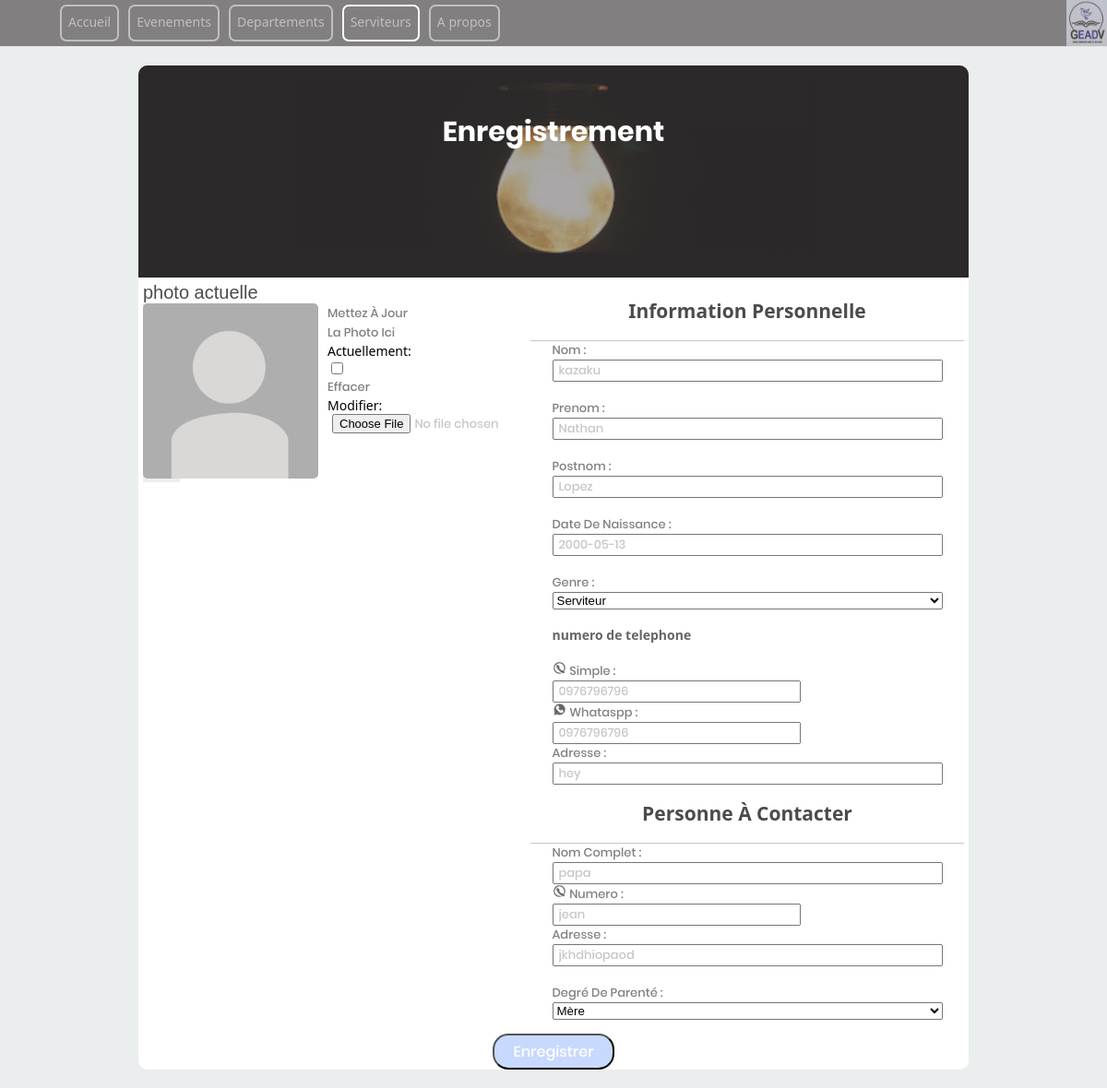
/serviteurs/serviteurs/modification/19, run on the app's committed database.
### serviteurs/models.py (models this page shows, shortened)
class Serviteurs(models.Model):
    RESPONSABLE = (
        ('Père', 'Père'),
        ('Mère', 'Mère'),
        ('Tuteur', 'Tutreur'),
    )
    STATUS_SERVICE = (
        ('S', 'Suspendu'),
        ('O', 'En observation'),
        ('B', 'conduite parfaite'),
    )
    GENRE = (
        ('Servante', 'Servante'),
        ('Serviteur', 'Serviteur'),
    )
    prenom = models.CharField(max_length=100)
    post_nom = models.CharField(max_length=100)
    nom = models.CharField(max_length=100)
    genre = models.CharField(
        verbose_name='Genre',
        max_length=10,
        choices=GENRE,
        default='Servante',
    )
    date_de_naissance = models.DateField("date de naissance")
    doc = models.ImageField(
        blank=True,
        null=True,
        upload_to='photo',
    )
    contact = models.CharField("numero de contact", max_length=15, help_text="ex : +243", blank=True, null=True)
    reseau = models.CharField("numero reseau sociaux", max_length=15, blank=True, null=True)
    adresse = models.CharField(max_length=350, help_text=" Lubumbashi/C. kenya/Av. circulaire/n°303")
    nom_responsable = models.CharField("nom complet", max_length=250, null=True, blank=True)
    contactC = models.CharField("numero de contact de la personne à contacter", max_length=15)
    degret = models.CharField(
        verbose_name="Degré de parenté",
        max_length=6,
        choices=RESPONSABLE,
        default='Père',
    )
    adresseC = models.CharField(max_length=350, help_text=" Lubumbashi/C. kenya/Av. circulaire/n°303")
    status = models.CharField(
        max_length=1,
        choices=STATUS_SERVICE,
        blank=True,
        default='B',
        help_text='resumé de la conduite d\' un serviteur',
    )

### serviteurs/views.py (the view)
# urls.py: path('serviteurs/modification/<int:pk>', ModifierServiteur.as_view(), name='serviteur-modification'),
class ModifierServiteur(UpdateView):
    template_name = "serviteurs/serviteur_modif.html"
    model = Serviteurs
    fields = "__all__"

### serviteurs/templates/serviteurs/serviteur_modif.html (shortened to what this page needs)
<!DOCTYPE html>
<html lang="en">
<head>
    {% load static %}
    <link rel="stylesheet" type="text/css" href="{% static 'serviteurs/formulaire_serviteur.css' %}">
</head>
<body>
    <header class="topHeader">
        <nav class="topnav">
            <div class="containernav">
                <a href="{% url 'acceuil' %}" class="topliens btn ">Accueil</a>
                <a href="" class="topliens btn">Evenements</a>
                <a href="#" class="topliens btn">Departements</a>
                <a href="{% url 'serviteur-liste' %}" class="topliens btn activer">Serviteurs</a>
                <a href="#" class="topliens btn">A propos</a>
            </div>
            <div class="containerlogo">
                {% load static %}
                <img src="{% static 'images/logo.jpg' %}" alt="" class="toplogo">
            </div>
        </nav>
    </header>
    <section class="body_section">
        <div class="bannier" style="text-align: center;">
            <div class="container_title">
                <span class="title">Enregistrement</span>
            </div>
        </div>
        <div>
            <form method="post" enctype="multipart/form-data">
                <div class="formulaire">
                    <div>
                        {% if serviteurs.doc %}
                            <span class="photo_name">photo actuelle</span>
                            <div class="container_photo">
                                <div class="cont">
                                    <img src="{{ serviteurs.doc.url }}" alt="photo actuelle" width="190px">
                                </div>
                                <div class="updatepic">
                                    <label for="{{ form.doc.id_for_label }}"> mettez à jour la photo ici</label> <br>
                                    {{ form.doc }}
                                </div>
                            </div>
                        {% else %}
                                    {% load static %}
                        {% endif %}
                    </div>
                    <div class="body_form">
                        <h2>Information personnelle</h2>
                        <div class="personel">
                            <label for="{{ form.nom_id_for_label }}">Nom :</label>{{form.nom}}
                            <br>
                            <label for="{{ form.prenom_id_for_label }}">Prenom :</label>{{ form.prenom }}
                            <br>
                            <label for="{{ form.post_nom.id_for_label }}">Postnom :</label>{{ form.post_nom }}
                            <br>
                            <label for="{{ form.date_de_naissance_id_for_label }}"> Date de naissance :</label>{{ form.date_de_naissance }}
                            <br>
                            <label for="{{ form.genre_id_for_label }}"> genre :</label>{{ form.genre }}
                            <div>
                                <h4> numero de telephone</h4>
                                <ul style="list-style: none; padding: 0; margin: 0;">
                                    {% load static %}
                                    <li>
                                        <img src="{% static 'images/phone.png' %}" alt="phone" height="15" class="imgf">
                                        <label for="{{ form.contact.id_for_label }}">simple :</label>
                                        {{ form.contact }}
                                    </li>
                                    <li>
                                        <img src="{% static 'images/whatsapp.png' %}" alt="whats" height="15" class="imgf">
                                        <label for="{{ form.reseau.id_for_label }}">whataspp :</label>
                                        {{ form.reseau }}
                                    </li>
                                </ul>
                            </div>
                            <label for="{{ form.id_for_label }}">adresse :</label>
                            {{ form.adresse }}
                        </div>
                        <h2>Personne à contacter </h2>
                        <div class="respons">
                            <label for="{{ form.nom_responsable.id_for_label }}">Nom complet :</label>{{ form.nom_responsable }}
                            <div><img src="{% static 'images/phone.png' %}" alt="phone" height="15" class="imgf">
                            <label for="{{ form.contactC.id_for_label }}">Numero :</label>{{ form.contactC }}</div>
                            <label for="{{ form.adresseC.id_for_label }}">adresse :</label>{{ form.adresseC }}
                            <br>
                            <label for="{{ form.degret.id_for_label }}"> degré de parenté :</label>{{ form.degret }}
                        </div>
                    </div>
                </div>
                <div class="container_bouton">
                    <input class="bouton" type="submit" value="Enregistrer">
                </div>
            </form>
        </div>
    </section>
</body>
</html>

### serviteurs/static/serviteurs/formulaire_serviteur.css (style rules this page uses)
body { background-color: #ebeeef; font-family: 'Segoe UI', Tahoma, Geneva, Verdana, sans-serif; color: black; padding: 0; margin: 0; font-size: 12px; box-sizing: border-box; }
.topnav { height: 80px; width: 100%; background-color: rgba(84, 81, 81, 0.7); display: flex; border-bottom: solid 1px rgba(255, 255, 255, 0.8); z-index: 5; }
.containernav { display: flex; flex-wrap: wrap; margin-left: 5%; text-align: center; }
.containerlogo { height: 100%; margin-left: auto; }
.toplogo { height: 100%; opacity: 0.7; }
.btn { border: 2px solid rgba(255, 255, 255, 0.5); border-radius: 7px; }
.topliens { padding: 7px 7px; margin: 5px; }
.topnav a { text-decoration: none; color: rgba(255, 255, 255, 0.5); transition-property: all; transition-duration: 0.7s; transition-timing-function: ease; transition-delay: 0s; text-align: center; }
.btn:hover, .activer { border: 2px solid rgba(255, 255, 255, 1); }
.activer, a:hover { color: white; }
.bannier::before { content: ""; display: block; position: absolute; z-index: -1; width: 100%; height: 100%; top: 0; left: 0; background-color: rgba(84, 81, 81, 0.5); }
.title { text-align: center; font-size: 30px; font-family: Popping-Bold; }
.bannier { color: white; width: 100%; height: 180px; position: relative; display: flex; z-index: 1; flex-wrap: wrap; flex-direction: column; align-items: center; background-image: url("creation_bannierP.jpg"); background-repeat: no-repeat; background-size: cover; background-position: center; padding-top: 50px; }
.container_bouton { display: flex; }
.bouton { margin-top: 10px; margin-right:auto; margin-left: auto; padding: 5px 20px; background-color: rgba(151, 184, 250, 0.533); border-radius: 17px; font-size: 16px; text-align: center; color: white; transition-duration: 0.7s; transition-timing-function: ease; transition-delay: 0s; }
.formulaire { padding:5px; }
.personel, .respons { display: flex; flex-direction: column; padding-left: 5%; padding-right: 5%; border-top: 1px solid #5555; }
.photo_name { font-family: sans-serif; opacity: .7; font-size: 20px; }
.container_photo { display: flex; flex-direction: row; background-color: #ebeeef; }
.body_form { margin-left: 20px; }
.cont img { border-radius: 5px; margin-right: 10px; }
label { font-family: popping-medium; font-size: 13px; color: #808080; text-align: left; text-transform: capitalize; padding: 0; margin: 0; }
.imgf, h4 { opacity: 0.6; }
.formulaire h2 { text-transform: capitalize; opacity: .7; text-align: center; }
input { font-family: popping-medium; font-size: 13px; color: #5555; display: block; padding: 0 5px; touch-action: manipulation; }
@media screen and (min-width:790px) { body { font-size: 14px; } }
@media screen and (min-width:790px) { .topnav { height: 50px; position: relative; } }
@media screen and (min-width:790px) { .containernav { flex-wrap: nowrap; } }
@media screen and (min-width:790px) { .updatepic { width: 100px; padding-right: 100px; } }
@media screen and (min-width:790px) { .body_section { width: 900px; margin-top: 20px; margin-bottom: 20px; margin-left: auto; margin-right: auto; background-color: #fff; border-radius: 10px; overflow: hidden; position: relative; } }
@media screen and (min-width:790px) { .formulaire { display: flex; } }
@media screen and (min-width:790px) { .body_form { width: 70%; } }
@media screen and (min-width:790px) { .container_photo { width: 10%; } }

### data on the page
Serviteurs: doc (picture), nom "kazaku", prenom "Nathan", post_nom "Lopez", date_de_naissance "2000-05-13", genre "Serviteur", contact "0976796796", reseau "0976796796", adresse "hey", nom_responsable "papa", contactC "jean", adresseC "jkhdhiopaod", degret "Mère"
